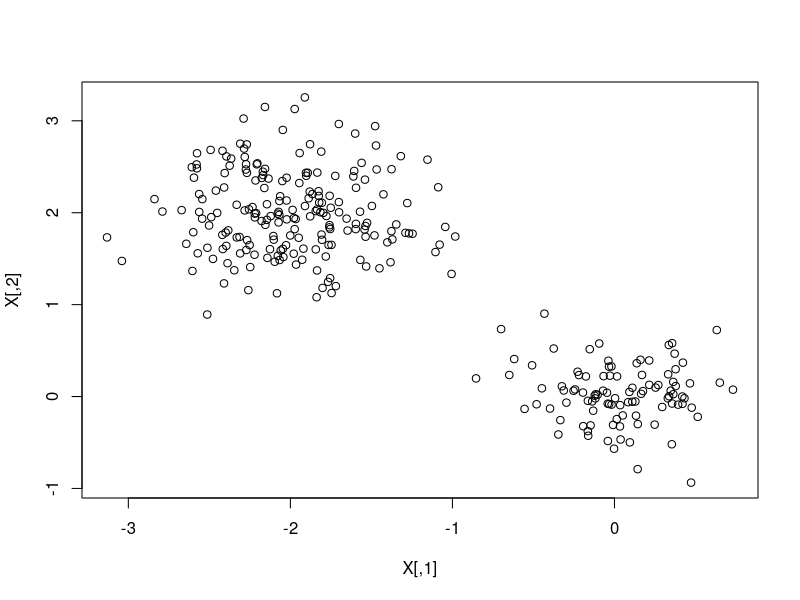

Generate this figure with R:
## ---- chunk 1
knitr::opts_chunk$set(echo = TRUE)
## ---- chunk 2
#install.packages("mvtnorm")
library(mvtnorm)
EMalgo <- function(X,K,n.iter=50,...){
  n = nrow(X); p = ncol(X)
  P = matrix(NA,n,K)
  
  # Initialize
  prop = rep(1/K,K)
  mu = matrix(rnorm(K*p),nrow=K,ncol=p)
  Sigma = array(0,dim = c(K,p,p))
  for (k in 1:K) Sigma[k,,] = diag(p)
  
  # The EM loop
  for (it in 1:n.iter){ cat('.')
    # E step
    for (k in 1:K) P[,k] = prop[k] * dmvnorm(X,mu[k,],Sigma[k,,])
    P = P / rowSums(P) %*% matrix(1,1,K) # Normalization
    
    # M step
    for (k in 1:K){
      prop[k] = sum(P[,k]) / n
      mu[k,] = 1/sum(P[,k]) * colSums(P[,k]%*%matrix(1,1,p) * X)
      Ak = P[,k]%*%matrix(1,1,p) * (X - matrix(1,n,1)%*%mu[k,])
      Bk = X - matrix(1,n,1) %*% mu[k,]
      Sigma[k,,] = 1/sum(P[,k]) * t(Ak) %*% Bk
    }
  } 
  cat('\n')
  
 list(P = P, prop = prop, mu = mu, Sigma = Sigma)
}
## ---- chunk 3
X = rbind(rmvnorm(100,c(0,0),0.1*diag(2)),
          rmvnorm(200,c(-2,2),0.2*diag(2)))
plot(X)
## ---- chunk 4
out = EMalgo(X,2)
out$mu
